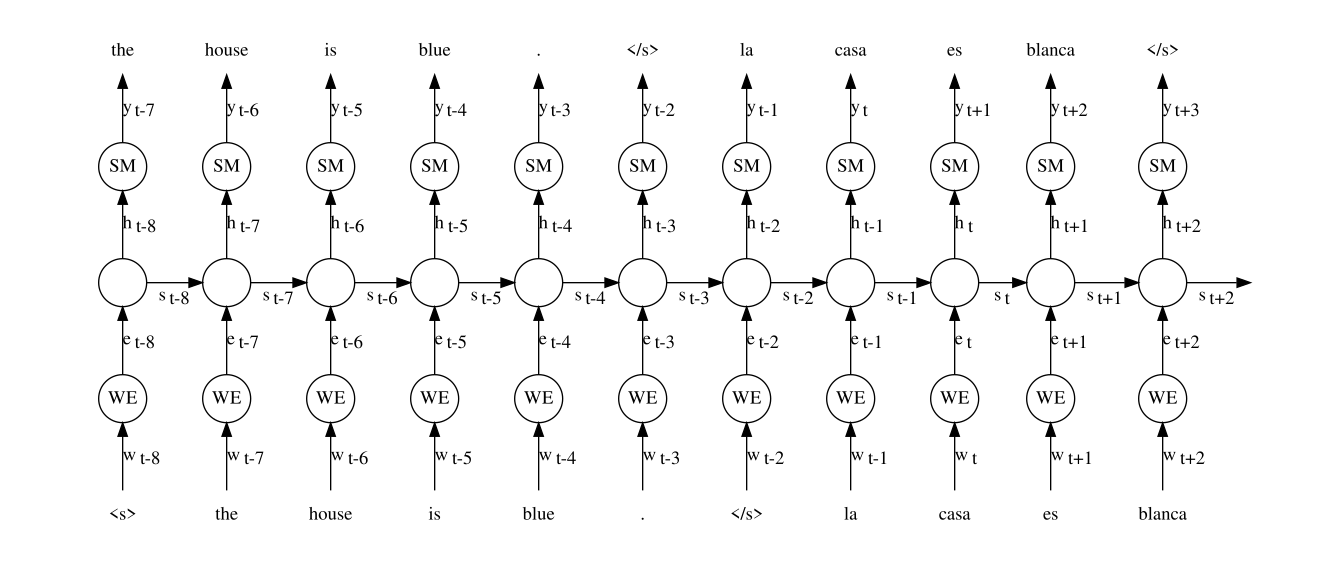

Generate this figure with Python:
import graphviz as G

# boolean variables to denote dense or sparse connections between layers
DENSE = True
SPARSE = False


TIMESTEPS = 11
TIME_OFFSET = 3
words=['&lt;s&gt;','the','house','is','blue','.','&lt;/s&gt;','la','casa','es','blanca','&lt;/s&gt;']

unrolled = G.Digraph(node_attr={'shape':'circle', 'fixedsize':'true'}, graph_attr={'style':'invis', 'rankdir':'BT', 'color':'transparent'})

i=0
for step in range(TIMESTEPS+2):
    if step == 0 or step == TIMESTEPS+1:
        with unrolled.subgraph(name='cluster_'+str(i)) as c:
            c.node('a'+str(step), '', color='transparent')
            c.node('b'+str(step), '', color='transparent')
            c.node('c'+str(step), '', color='transparent') 
            c.node('d'+str(step), '', color='transparent')
            c.edge('a'+str(step), 'b'+str(step), style='invis') 
            c.edge('b'+str(step), 'c'+str(step), style='invis')
            c.edge('c'+str(step), 'd'+str(step), style='invis')
    else:
        with unrolled.subgraph(name='cluster_'+str(i)) as c:
            c.node('a'+str(step), words[TIMESTEPS-step], color='transparent');
            c.node('b'+str(step), 'WE')
            #c.node('c'+str(step), 't'+'{:=+d}'.format(TIME_OFFSET-step) if TIME_OFFSET-step else 't')
            c.node('c'+str(step), '')
            c.node('d'+str(step), 'SM');
            #c.node('e'+str(step), '<w<sub>'+'t'+'{:=+d}'.format(TIME_OFFSET-step+1)+'</sub>>' if TIME_OFFSET-step+1 else '<w<sub>'+'t'+'</sub>>', color='transparent');
            c.node('e'+str(step), words[TIMESTEPS-step+1], color='transparent');
            c.edge('a'+str(step), 'b'+str(step), label='<w<sub>'+'t'+'{:=+d}'.format(TIME_OFFSET-step)+'</sub>>' if TIME_OFFSET-step else '<w<sub>'+'t'+'</sub>>'); 
            c.edge('b'+str(step), 'c'+str(step), label='<e<sub>'+'t'+'{:=+d}'.format(TIME_OFFSET-step)+'</sub>>' if TIME_OFFSET-step else '<e<sub>'+'t'+'</sub>>'); 
            c.edge('c'+str(step), 'd'+str(step), label='<h<sub>'+'t'+'{:=+d}'.format(TIME_OFFSET-step)+'</sub>>' if TIME_OFFSET-step else '<h<sub>'+'t'+'</sub>>');
            c.edge('d'+str(step), 'e'+str(step), label='<y<sub>'+'t'+'{:=+d}'.format(TIME_OFFSET-step+1)+'</sub>>' if TIME_OFFSET-step+1 else '<y<sub>'+'t'+'</sub>>');
            
for step in range(1, TIMESTEPS+1):
    unrolled.edge('c'+str(step-1), 'c'+str(step), label='<s<sub>'+'t'+'{:=+d}'.format(TIME_OFFSET-step)+'</sub>>' if TIME_OFFSET-step else '<s<sub>'+'t'+'</sub>>', constraint='false', dir='back', color='black')

unrolled.render(filename='RNNMT', format='svg');
